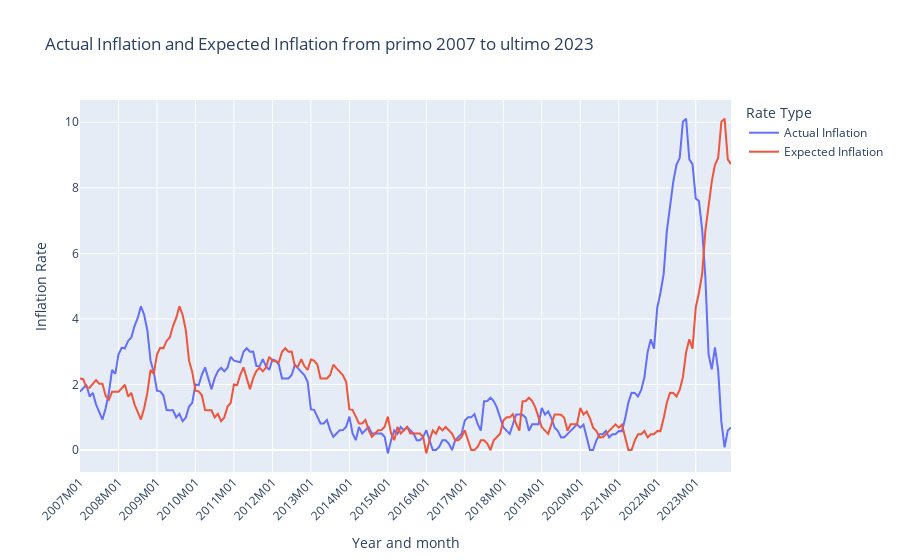

Here is the notebook cell this chart was saved with:
### Markdown cell above
We will now explore the final dataset by plotting the uneployment rates, the inflation and the expected inflation.

### Code cell
# Convert the inflation data to numeric form for plotting
#final_dataset['inflation'] = pd.to_numeric(final_dataset['inflation'], errors='coerce')
#final_dataset['exp_inflation'] = pd.to_numeric(final_dataset['exp_inflation'], errors='coerce')

# Create the static plot with matplotlib for actual and expected inflation
plt.figure(figsize=(10, 5))
plt.plot(final_dataset['year_month'], final_dataset['inflation'], label='Actual Inflation')
plt.plot(final_dataset['year_month'], final_dataset['exp_inflation'], label='Expected Inflation', linestyle='--')

plt.xlabel('')
plt.ylabel('Inflation Rate')
plt.title('Actual Inflation and Expected Inflation from primo 2007 to ultimo 2023')
plt.xticks(ticks=final_dataset['year_month'][::12], labels=final_dataset['year_month'][::12], rotation=90)
plt.legend()

plt.grid(True)
plt.tight_layout()
plt.show()

# Create the interactive plot with plotly for actual and expected inflation
fig = px.line(final_dataset, x='year_month', y=['inflation', 'exp_inflation'], title='Actual Inflation and Expected Inflation from primo 2007 to ultimo 2023', labels={'value': 'Inflation Rate', 'year_month': 'Year and month', 'variable': 'Rate Type'})

# Rename the legends by updating the names of the traces
for trace, name in zip(fig.data, ['Actual Inflation', 'Expected Inflation']):
    trace.name = name

#fig.update_traces(mode='lines', hoverinfo='text+name', line=dict(width=2))
fig.update_layout(xaxis_tickangle=-45, xaxis=dict(tickmode='array', tickvals=final_dataset['year_month'][::12], ticktext=final_dataset['year_month'][::12]))
fig.show()

### Figure 1 — Plotly figure (JSON) as saved in the notebook; plotly's stock layout.template omitted (floating-point values rounded to 4 significant figures; data arrays with more than 128 entries replaced by an {"elided": "..."} marker saying what was removed)
{"data": [{"hovertemplate": "Rate Type=inflation<br>Year and month=%{x}<br>Inflation Rate=%{y}<extra></extra>", "legendgroup": "inflation", "line": {"color": "#636efa", "dash": "solid"}, "marker": {"symbol": "circle"}, "mode": "lines", "name": "Actual Inflation", "orientation": "v", "showlegend": true, "type": "scatter", "x": {"elided": "204 str values"}, "xaxis": "x", "y": {"elided": "204 float values"}, "yaxis": "y"}, {"hovertemplate": "Rate Type=exp_inflation<br>Year and month=%{x}<br>Inflation Rate=%{y}<extra></extra>", "legendgroup": "exp_inflation", "line": {"color": "#EF553B", "dash": "solid"}, "marker": {"symbol": "circle"}, "mode": "lines", "name": "Expected Inflation", "orientation": "v", "showlegend": true, "type": "scatter", "x": {"elided": "204 str values"}, "xaxis": "x", "y": {"elided": "204 float values"}, "yaxis": "y"}], "layout": {"legend": {"title": {"text": "Rate Type"}, "tracegroupgap": 0}, "title": {"text": "Actual Inflation and Expected Inflation from primo 2007 to ultimo 2023"}, "xaxis": {"anchor": "y", "domain": [0, 1], "tickangle": -45, "tickmode": "array", "ticktext": ["2007M01", "2008M01", "2009M01", "2010M01", "2011M01", "2012M01", "2013M01", "2014M01", "2015M01", "2016M01", "2017M01", "2018M01", "2019M01", "2020M01", "2021M01", "2022M01", "2023M01"], "tickvals": ["2007M01", "2008M01", "2009M01", "2010M01", "2011M01", "2012M01", "2013M01", "2014M01", "2015M01", "2016M01", "2017M01", "2018M01", "2019M01", "2020M01", "2021M01", "2022M01", "2023M01"], "title": {"text": "Year and month"}}, "yaxis": {"anchor": "x", "domain": [0, 1], "title": {"text": "Inflation Rate"}}}}
